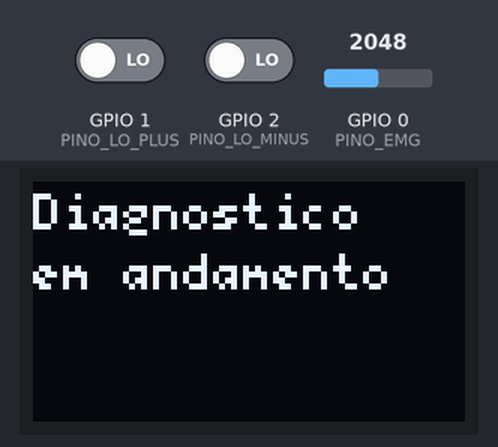
This sketch was run on a simulated ESP32-C3. Parts: 72×40 one-colour display. The inputs (shaded band) are chosen by the test bench; at power-on: GPIO 0 (PINO_EMG) = 2048, GPIO 1 (PINO_LO_PLUS) LOW, GPIO 2 (PINO_LO_MINUS) LOW. A WiFi scan finds three made-up networks; what the sketch prints to the serial monitor is not drawn.

Above: at 2.1 s.
At 4.5 s:
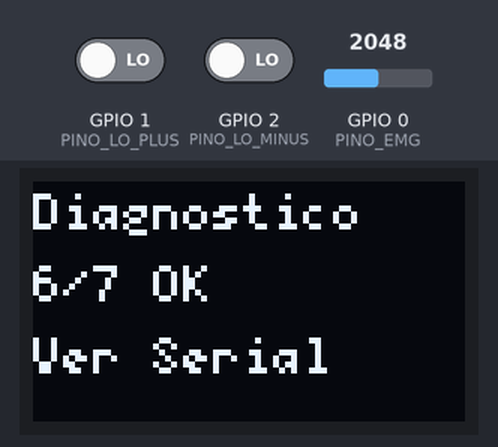

Measured:
- what the display in image 0 shows lasts 2.4 s, from 2.0 s to 4.4 s

The sketch:

util_diagnostico.ino
```cpp
// ============================================================
// UTILITARIO — Diagnostico completo do hardware
// ============================================================
// Placa: ESP32-C3
// Objetivo: testar TODOS os componentes de uma vez e reportar
//           o que funciona e o que nao funciona
//
// Testes realizados:
//   1. OLED embutido 72x40
//   2. ADC (pino analogico GPIO0)
//   3. Lead-off detection (GPIO1, GPIO2)
//   4. WiFi
//   5. Memoria livre
//   6. Scan I2C (encontra todos dispositivos I2C conectados)
//
// Resultado: tudo aparece no Serial Monitor (115200 baud)
//            e no OLED embutido
// ============================================================

#include <U8g2lib.h>
#include <Wire.h>
#include <WiFi.h>

#define PINO_EMG      0
#define PINO_LO_PLUS  1
#define PINO_LO_MINUS 2
#define PINO_SDA      5
#define PINO_SCL      6

U8G2_SSD1306_72X40_ER_F_HW_I2C display(U8G2_R0, U8X8_PIN_NONE);

int totalTestes = 0;
int testesOK = 0;

void reportar(const char* nome, bool ok, const char* detalhe) {
  totalTestes++;
  if (ok) testesOK++;

  Serial.print(ok ? "[OK]   " : "[ERRO] ");
  Serial.print(nome);
  if (detalhe[0] != '\0') {
    Serial.print(" — ");
    Serial.print(detalhe);
  }
  Serial.println();
}

// --- Teste 1: OLED embutido ---
bool testarOLED() {
  Wire.begin(PINO_SDA, PINO_SCL);
  display.begin();
  display.clearBuffer();
  display.setFont(u8g2_font_5x7_tr);
  display.drawStr(0, 8, "Diagnostico");
  display.drawStr(0, 18, "em andamento");
  display.sendBuffer();
  return true;  // se chegou aqui sem travar, ta funcionando
}

// --- Teste 2: Scan I2C ---
void scanI2C() {
  Serial.println("\n--- Scan I2C ---");
  int encontrados = 0;

  for (byte addr = 1; addr < 127; addr++) {
    Wire.beginTransmission(addr);
    byte erro = Wire.endTransmission();
    if (erro == 0) {
      encontrados++;
      char buf[40];
      snprintf(buf, sizeof(buf), "Dispositivo encontrado: 0x%02X", addr);
      Serial.print("  ");
      Serial.println(buf);

      // Identifica dispositivos comuns
      if (addr == 0x3C || addr == 0x3D) {
        Serial.println("    ^ Provavelmente OLED SSD1306");
      } else if (addr == 0x68 || addr == 0x69) {
        Serial.println("    ^ Provavelmente MPU6050 (acelerometro)");
      } else if (addr == 0x76 || addr == 0x77) {
        Serial.println("    ^ Provavelmente BMP280/BME280 (pressao)");
      }
    }
  }

  char det[30];
  snprintf(det, sizeof(det), "%d dispositivo(s)", encontrados);
  reportar("I2C Scan", encontrados > 0, det);
}

// --- Teste 3: ADC ---
void testarADC() {
  int leituras[10];
  int somaTotal = 0;
  int minVal = 4095, maxVal = 0;

  for (int i = 0; i < 10; i++) {
    leituras[i] = analogRead(PINO_EMG);
    somaTotal += leituras[i];
    if (leituras[i] < minVal) minVal = leituras[i];
    if (leituras[i] > maxVal) maxVal = leituras[i];
    delay(10);
  }

  float media = somaTotal / 10.0;
  int range = maxVal - minVal;

  char det[60];
  snprintf(det, sizeof(det), "media=%.0f min=%d max=%d range=%d", media, minVal, maxVal, range);

  // ADC funciona se retorna valores nao-zero e nao-fixos
  bool ok = (media > 0 && media < 4095);
  reportar("ADC (GPIO0)", ok, det);

  if (media < 100) {
    Serial.println("    ^ Valor muito baixo — pino desconectado ou curto para GND?");
  } else if (media > 3900) {
    Serial.println("    ^ Valor muito alto — curto para VCC?");
  } else if (range < 5) {
    Serial.println("    ^ Range muito pequeno — sinal muito estavel ou sem sensor");
  }
}

// --- Teste 4: Lead-off detection ---
void testarLeadOff() {
  pinMode(PINO_LO_PLUS, INPUT);
  pinMode(PINO_LO_MINUS, INPUT);

  bool loPlus = digitalRead(PINO_LO_PLUS);
  bool loMinus = digitalRead(PINO_LO_MINUS);

  char det[40];
  snprintf(det, sizeof(det), "LO+=%s LO-=%s",
    loPlus ? "HIGH(solto)" : "LOW(ok)",
    loMinus ? "HIGH(solto)" : "LOW(ok)");

  reportar("Lead-off (GPIO1,2)", !loPlus && !loMinus, det);

  if (loPlus || loMinus) {
    Serial.println("    ^ Eletrodo desconectado ou AD8232 nao ligado");
    Serial.println("    ^ HIGH = eletrodo solto, LOW = eletrodo conectado");
  }
}

// --- Teste 5: WiFi ---
void testarWiFi() {
  WiFi.mode(WIFI_STA);
  WiFi.disconnect();
  delay(100);

  int redes = WiFi.scanNetworks();

  char det[40];
  if (redes > 0) {
    snprintf(det, sizeof(det), "%d redes encontradas", redes);
    reportar("WiFi (scan)", true, det);

    Serial.println("    Redes disponiveis:");
    for (int i = 0; i < min(redes, 5); i++) {
      Serial.print("      ");
      Serial.print(i + 1);
      Serial.print(". ");
      Serial.print(WiFi.SSID(i));
      Serial.print(" (");
      Serial.print(WiFi.RSSI(i));
      Serial.println(" dBm)");
    }
    if (redes > 5) {
      Serial.print("      ... e mais ");
      Serial.print(redes - 5);
      Serial.println(" redes");
    }
  } else {
    reportar("WiFi (scan)", false, "nenhuma rede encontrada");
  }

  WiFi.scanDelete();
}

// --- Teste 6: Memoria ---
void testarMemoria() {
  int heapLivre = ESP.getFreeHeap();
  int heapTotal = ESP.getHeapSize();

  char det[50];
  snprintf(det, sizeof(det), "%d bytes livres de %d total", heapLivre, heapTotal);

  bool ok = heapLivre > 50000; // minimo 50KB livres para o projeto funcionar
  reportar("Memoria RAM", ok, det);

  if (!ok) {
    Serial.println("    ^ Pouca memoria livre — pode ter instabilidade");
  }
}

// --- Teste 7: Velocidade do ADC ---
void testarVelocidadeADC() {
  unsigned long inicio = micros();
  int leituras = 1000;
  volatile int dummy;

  for (int i = 0; i < leituras; i++) {
    dummy = analogRead(PINO_EMG);
  }

  unsigned long duracao = micros() - inicio;
  float usPorLeitura = (float)duracao / leituras;
  float hzMaximo = 1000000.0 / usPorLeitura;

  char det[50];
  snprintf(det, sizeof(det), "%.1f us/leitura = %.0f Hz max", usPorLeitura, hzMaximo);

  bool ok = hzMaximo > 1000; // precisa de pelo menos 1000 Hz
  reportar("Velocidade ADC", ok, det);

  if (hzMaximo < 1000) {
    Serial.println("    ^ ADC muito lento para 1000 Hz de amostragem");
  }
}

// ===================== SETUP =====================
void setup() {
  Serial.begin(115200);
  delay(2000); // tempo para abrir o Serial Monitor

  Serial.println();
  Serial.println("========================================");
  Serial.println(" DIAGNOSTICO — ESP32-C3 + EMG");
  Serial.println("========================================");
  Serial.println();

  // Teste 1: OLED
  bool oledOK = testarOLED();
  reportar("OLED embutido 72x40", oledOK, "inicializado");

  // Teste 2: I2C scan
  scanI2C();

  // Teste 3: ADC
  Serial.println();
  testarADC();

  // Teste 4: Lead-off
  testarLeadOff();

  // Teste 5: WiFi
  Serial.println();
  testarWiFi();

  // Teste 6: Memoria
  Serial.println();
  testarMemoria();

  // Teste 7: Velocidade ADC
  testarVelocidadeADC();

  // Resultado final
  Serial.println();
  Serial.println("========================================");
  Serial.print(" RESULTADO: ");
  Serial.print(testesOK);
  Serial.print("/");
  Serial.print(totalTestes);
  Serial.println(" testes OK");
  Serial.println("========================================");

  if (testesOK == totalTestes) {
    Serial.println(" TUDO FUNCIONANDO!");
  } else {
    Serial.println(" Verifique os itens marcados com [ERRO]");
  }
  Serial.println();

  // Mostra resultado no OLED
  display.clearBuffer();
  display.setFont(u8g2_font_5x7_tr);
  display.drawStr(0, 8, "Diagnostico");

  char buf[20];
  snprintf(buf, sizeof(buf), "%d/%d OK", testesOK, totalTestes);
  display.drawStr(0, 20, buf);

  if (testesOK == totalTestes) {
    display.drawStr(0, 32, "TUDO OK!");
  } else {
    display.drawStr(0, 32, "Ver Serial");
  }
  display.sendBuffer();
}

void loop() {
  // Nada — diagnostico roda uma vez so
  delay(10000);
}
```
